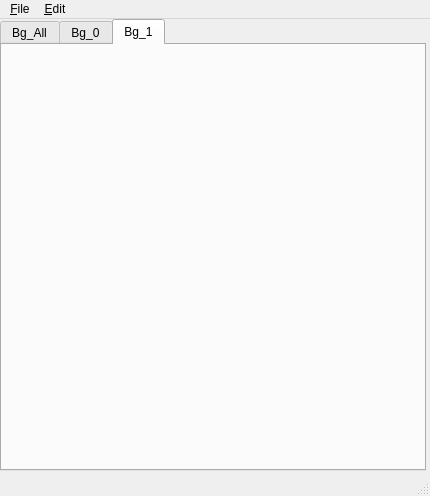
<?xml version="1.0" encoding="UTF-8"?>
<ui version="4.0">
 <class>MainWindow</class>
 <widget class="QMainWindow" name="MainWindow">
  <property name="geometry">
   <rect>
    <x>0</x>
    <y>0</y>
    <width>430</width>
    <height>496</height>
   </rect>
  </property>
  <property name="sizePolicy">
   <sizepolicy hsizetype="Fixed" vsizetype="Fixed">
    <horstretch>0</horstretch>
    <verstretch>0</verstretch>
   </sizepolicy>
  </property>
  <property name="windowTitle">
   <string>MainWindow</string>
  </property>
  <property name="locale">
   <locale language="English" country="UnitedStates"/>
  </property>
  <widget class="QWidget" name="centralWidget">
   <widget class="QTabWidget" name="tabWidget">
    <property name="geometry">
     <rect>
      <x>0</x>
      <y>0</y>
      <width>426</width>
      <height>452</height>
     </rect>
    </property>
    <property name="currentIndex">
     <number>2</number>
    </property>
    <widget class="QWidget" name="tab0">
     <attribute name="title">
      <string>Bg_All</string>
     </attribute>
     <widget class="Tab_BgAll" name="widget" native="true">
      <property name="geometry">
       <rect>
        <x>0</x>
        <y>0</y>
        <width>416</width>
        <height>422</height>
       </rect>
      </property>
      <property name="autoFillBackground">
       <bool>false</bool>
      </property>
     </widget>
    </widget>
    <widget class="QWidget" name="tab1">
     <attribute name="title">
      <string>Bg_0</string>
     </attribute>
     <widget class="TabBG" name="widget_2" native="true">
      <property name="geometry">
       <rect>
        <x>0</x>
        <y>0</y>
        <width>416</width>
        <height>422</height>
       </rect>
      </property>
     </widget>
    </widget>
    <widget class="QWidget" name="tab2">
     <attribute name="title">
      <string>Bg_1</string>
     </attribute>
     <widget class="TabBG" name="widget_3" native="true">
      <property name="geometry">
       <rect>
        <x>0</x>
        <y>0</y>
        <width>416</width>
        <height>422</height>
       </rect>
      </property>
     </widget>
    </widget>
   </widget>
  </widget>
  <widget class="QMenuBar" name="menuBar">
   <property name="geometry">
    <rect>
     <x>0</x>
     <y>0</y>
     <width>430</width>
     <height>23</height>
    </rect>
   </property>
   <widget class="QMenu" name="menu_File">
    <property name="title">
     <string>&amp;File</string>
    </property>
    <addaction name="action_Open_Project"/>
    <addaction name="action_Save_Project"/>
   </widget>
   <widget class="QMenu" name="menu_Edit">
    <property name="title">
     <string>&amp;Edit</string>
    </property>
   </widget>
   <addaction name="menu_File"/>
   <addaction name="menu_Edit"/>
  </widget>
  <widget class="QStatusBar" name="statusBar"/>
  <action name="action_Open_Project">
   <property name="text">
    <string>&amp;Open Project</string>
   </property>
  </action>
  <action name="action_Save_Project">
   <property name="text">
    <string>&amp;Save Project</string>
   </property>
  </action>
 </widget>
 <layoutdefault spacing="6" margin="11"/>
 <customwidgets>
  <customwidget>
   <class>TabBG</class>
   <extends>QWidget</extends>
   <header>tabbg.h</header>
   <container>1</container>
  </customwidget>
  <customwidget>
   <class>Tab_BgAll</class>
   <extends>QWidget</extends>
   <header>tab_bgall.h</header>
   <container>1</container>
  </customwidget>
 </customwidgets>
 <resources/>
 <connections/>
</ui>
